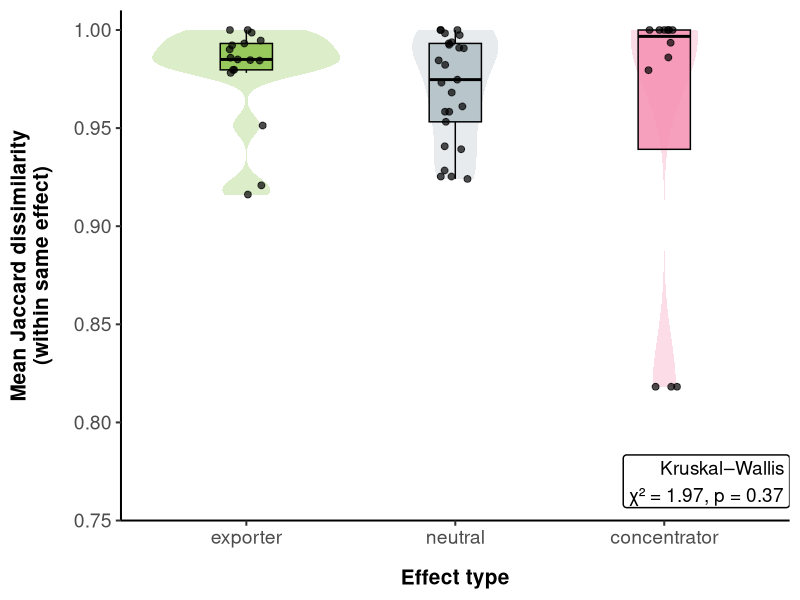

Reproduce this figure in R. (Note: this script raises an error after producing the figure.)
################################################################################
#### Ecological Synthesis Lab (SintECO): https://marcomellolab.wordpress.com

#### Authors: Cristina A. Kita, Isabel Alves-dos-Santos, Michael Hrncir, 
#### & Marco A. R. Mello

#### See README for further info:
#### https://github.com/CKita/BeeFlow#readme
################################################################################


################################################################################
###################### FLORAL PLANTINGS AND EFFECTS ############################
################################################################################

#Let's get ready for running the code provided here. 

#Set the working directory to the source of this script file.   
setwd(dirname(rstudioapi::getActiveDocumentContext()$path))
getwd()

##Delete all previous objects.
rm(list= ls())

#Load or install the required packages
if(!require(ggplot2)){
  install.packages("ggplot2")
  library(ggplot2)
}


if(!require(dplyr)){
  install.packages("dplyr")
  library(dplyr)
}

if(!require(forcats)){
  install.packages("forcats")
  library(forcats)
}

if(!require(tidyr)){
  install.packages("tidyr")
  library(tidyr)
}

if(!require(vegan)){
  install.packages("vegan")
  library(vegan)
}

if(!require(patchwork)){
  install.packages("patchwork")
  library(patchwork)
}

if(!require(digest)){
  install.packages("digest")
  library(digest)
}


################################################################################
# 1) Load and clean data
################################################################################

df <- read.csv2("../Data/floral planting and effect.csv", header = TRUE)

# Quick check
class(df)
str(df)
head(df)
tail(df)

# Clean whitespace from key columns
df <- df %>%
  mutate(
    RefCode       = trimws(RefCode),
    EffectType    = trimws(EffectType),
    Mix           = trimws(Mix),
    FlowerSpecies = trimws(FlowerSpecies)
  )

################################################################################
# 2) Build community matrix (presence/absence) by UnitID
################################################################################

# Builds a community matrix (presence/absence) from a data frame with
# unit_col + FlowerSpecies
make_comm <- function(x, unit_col = "UnitID") {
  comm <- x %>%
    mutate(presence = 1) %>%
    distinct(.data[[unit_col]], FlowerSpecies, .keep_all = TRUE) %>%
    pivot_wider(
      id_cols      = all_of(unit_col),
      names_from   = FlowerSpecies,
      values_from  = presence,
      values_fill  = 0
    ) %>%
    as.data.frame()
  
  # Ensure numeric and clean
  if (ncol(comm) > 1) {
    comm[, -1] <- lapply(comm[, -1], as.numeric)
    comm[is.na(comm)] <- 0
    comm <- comm[rowSums(comm[, -1]) > 0, , drop = FALSE]
  }
  
  comm
}

################################################################################
# 3) Define UnitID and create comm + meta tables
################################################################################

# Unit = Study–Mix–Effect (RefCode_Mix_EffectType)
df1 <- df %>%
  mutate(UnitID = paste(RefCode, Mix, EffectType, sep = "_"))

# Community matrix
comm1 <- make_comm(df1, unit_col = "UnitID")

# Metadata (EffectType per UnitID)
meta1 <- df1 %>%
  distinct(UnitID, EffectType)

# Align meta to comm order (defensive)
meta1 <- meta1[match(comm1$UnitID, meta1$UnitID), , drop = FALSE]

# Remove units with missing EffectType (defensive)
keep <- !is.na(meta1$EffectType)
comm1 <- comm1[keep, , drop = FALSE]
meta1 <- meta1[keep, , drop = FALSE]

################################################################################
# 4) Compute Jaccard dissimilarity matrix
################################################################################

dist_jac <- vegdist(comm1[, -1], method = "jaccard")
dm <- as.matrix(dist_jac)

################################################################################
# 5) Compute mean dissimilarity for each unit relative to others of same effect
################################################################################

avg_diss <- sapply(1:nrow(dm), function(i) {
  eff_i <- meta1$EffectType[i]
  same_eff <- which(meta1$EffectType == eff_i & seq_len(nrow(dm)) != i)
  
  if (length(same_eff) > 0) {
    mean(dm[i, same_eff])
  } else {
    NA  # if there is only one observation of that effect
  }
})

avg_df <- data.frame(
  EffectType         = meta1$EffectType,
  mean_dissimilarity = avg_diss
) %>%
  filter(!is.na(mean_dissimilarity)) %>%
  mutate(EffectType = 
           fct_relevel(EffectType, "exporter", "neutral", "concentrator"))

################################################################################
# 6) Statistical test among effect types (recommended)
################################################################################

kruskal_res <- kruskal.test(mean_dissimilarity ~ EffectType, data = avg_df)
print(kruskal_res)


kw_label <- paste0(
  "Kruskal–Wallis\n",
  "χ² = ", round(kruskal_res$statistic, 2),
  ", p = ", round(kruskal_res$p.value, 2)
)
################################################################################
# 7) Plot boxplot (Figure 5)
################################################################################


g <- ggplot(avg_df, aes(x = EffectType, y = mean_dissimilarity,
                        fill = EffectType)) +
  
  geom_violin(width = 0.9, alpha = 0.3, color = NA) +
  
  geom_boxplot(width = 0.25, alpha = 0.85, color = "black",
               outlier.shape = NA) +
  
  geom_jitter(width = 0.08, alpha = 0.7, size = 2) +
  
  scale_fill_manual(values = c(
    exporter     = "#8BC34A",
    neutral      = "#B0BEC5",
    concentrator = "#F48FB1"
  )) +
  
  labs(
    x = "Effect type",
    y = "Mean Jaccard dissimilarity\n(within same effect)"
  ) +
  
  theme_classic(base_size = 15) +
  
  theme(
    legend.position = "none",
    axis.text       = element_text(size = 14),
    axis.title.x    = element_text(size = 15, face = "bold",
                                   margin = margin(t = 15)),
    axis.title.y    = element_text(size = 15, face = "bold",
                                   margin = margin(r = 15))
  )

g <- g +
  annotate(
    "label",
    x = 3.6,
    y = 0.77,
    label = kw_label,
    size = 4.8,
    hjust = 1,
    fill = "white",
    color = "black",
    label.size = 0.5
  )

g <- g +
  scale_y_continuous(
    limits = c(0.75, 1.01),
    breaks = seq(0.75, 1.00, by = 0.05),
    expand = c(0, 0)
  )

print(g)

# Export the plot
png(filename = "../Figure/floral plantings and effects.png", 
    res = 300, height = 2500, width = 4000)
par(mfrow = c(1, 1), mar = c(5, 5, 5, 1), bg = "white")

print(g)

dev.off()


############################### THE END ########################################
